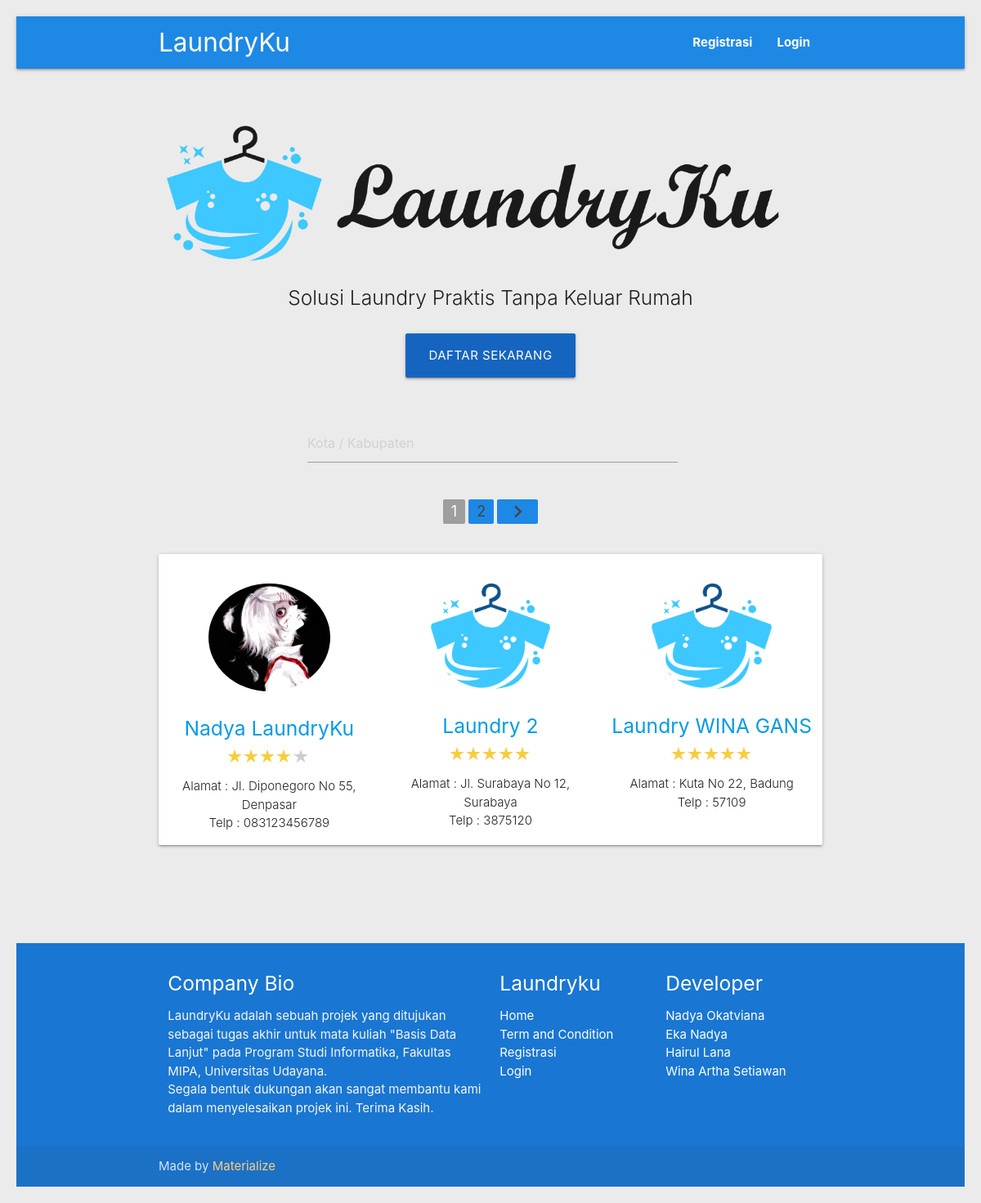
The page / on the database its author committed.
### tables this page shows
CREATE TABLE `agen` (
  `id_agen` int(11) NOT NULL,
  `nama_laundry` varchar(30) DEFAULT NULL,
  `nama_pemilik` varchar(30) DEFAULT NULL,
  `telp` varchar(13) DEFAULT NULL,
  `email` varchar(30) DEFAULT NULL,
  `kota` varchar(20) DEFAULT NULL,
  `alamat` varchar(100) DEFAULT NULL,
  `plat_driver` varchar(12) DEFAULT NULL,
  `foto` text NOT NULL,
  `password` varchar(255) DEFAULT NULL
);

### index.php (the view, shortened to what this page needs)
<?php
include 'connect-db.php';
$jumlahDataPerHalaman = 3;
$query = mysqli_query($connect,"SELECT * FROM agen");
$jumlahData = mysqli_num_rows($query);
$jumlahHalaman = ceil($jumlahData / $jumlahDataPerHalaman);
if ( isset($_GET["page"])){
    $halamanAktif = $_GET["page"];
}else{
    $halamanAktif = 1;
}
$awalData = ( $jumlahDataPerHalaman * $halamanAktif ) - $jumlahDataPerHalaman;
$agen = mysqli_query($connect,"SELECT * FROM agen LIMIT $awalData, $jumlahDataPerHalaman");
?>
<!DOCTYPE html>
<html lang="en">
<head>
</head>
<body>
    <?php include 'header.php'; ?>
    <div class="section no-pad-bot" id="index-banner">
        <div class="container">
            <br>
            <h1 class="header center orange-text"><img src="img/banner.png" width=110% alt=""></h1>
            <div class="row center">
                <h5 class="header col s12 light">Solusi Laundry Praktis Tanpa Keluar Rumah</h5>
            </div>
            <div class="row center">
                <div id="body">
                    <?php if ( isset($_SESSION["login-pelanggan"]) && isset($_SESSION["pelanggan"]) ) : ?>
                        <div class="hero__btn" data-animation="fadeInRight" data-delay="1s">
                            <a id="download-button" class="btn-large waves-effect waves-light blue darken-3" href="pelanggan.php">Profil Saya</a>
                            <a id="download-button" class="btn-large waves-effect waves-light blue darken-3" href="status.php">Status Cucian</a>
                            <a id="download-button" class="btn-large waves-effect waves-light blue darken-3" href="transaksi.php">Riwayat Transaksi</a>
                        </div>
                    <?php else : ?>
                        <div class="hero__btn" data-animation="fadeInRight" data-delay="1s">
                            <a href="registrasi.php" id="download-button" class="btn-large waves-effect waves-light blue darken-3">Daftar Sekarang</a>
                        </div>
                    <?php endif ?>
                </div>
            <br>
        </div>
    </div>
    <form class="col s12 center" action="" method="post">
        <div class="input-field inline">
            <input type="text" size=40 name="keyword" placeholder="Kota / Kabupaten" id="keyword" autofocus autocomplete="off">
        </div>
    </form>
    <div id="container">
        <div id="search">
            <ul class="pagination center">
            <?php for( $i = 1; $i <= $jumlahHalaman; $i++ ) : ?>
                <?php if( $i == $halamanAktif ) : ?>
                    <li class="active grey"><a href="?page=<?= $i; ?>"><?= $i ?></a></li>
                <?php else : ?>
                    <li class="waves-effect blue darken-1"><a href="?page=<?= $i; ?>"><?= $i ?></a></li>
                <?php endif; ?>
            <?php endfor; ?>
            <?php if( $halamanAktif < $jumlahHalaman ) : ?>
                <li class="waves-effect blue darken-1">
                    <a class="page-link" href="?page=<?= $halamanAktif + 1; ?>"><i class="material-icons">chevron_right</i></a>
                </li>
            <?php endif; ?>
            </ul>
        </div>
        <div class="container">
            <div class="section">
                <div class="row card">
                    <?php foreach ( $agen as $dataAgen) : ?>
                        <div class="col s12 m4">
                            <div class="icon-block center">
                                <h2 class="center light-blue-text"><a href="detail-agen.php?id=<?= $dataAgen['id_agen'] ?>"><img src="img/agen/<?= $dataAgen['foto'] ?>" class="circle resposive-img" width=60% /></a></h2>
                                <h5 class="center"><a href="detail-agen.php?id=<?= $dataAgen['id_agen'] ?>"><?= $dataAgen["nama_laundry"] ?></a></h5>
                                <?php
                                    $temp = $dataAgen["id_agen"];
                                    $queryStar = mysqli_query($connect,"SELECT * FROM transaksi WHERE id_agen = '$temp'");
                                    $totalStar = 0;
                                    $i = 0;
                                    while ($star = mysqli_fetch_assoc($queryStar)){
                                        if ($star["rating"] != 0){
                                            $totalStar += $star["rating"];
                                            $i++;
                                            $fixStar = ceil($totalStar / $i);
                                        }
                                    }
                                    if ( $totalStar == 0 ) {
                                ?>
                                    <center><fieldset class="bintang"><span class="starImg star-0"></span></fieldset></center>
                                <?php }else { ?>
                                    <center><fieldset class="bintang"><span class="starImg star-<?= $fixStar ?>"></span></fieldset></center>
                                <?php } ?>
                                <p class="light">
                                    Alamat : <?= $dataAgen["alamat"] . ", " . $dataAgen["kota"]  ?>
                                    <br/>Telp : <?= $dataAgen["telp"] ?></p>
                            </div>
                        </div>
                    <?php endforeach; ?>
                </div>
            </div>
            <br><br>
        </div>
    </div>
    <?php include "footer.php" ?>
    </body>
</html>

### css/rating.css (style rules this page uses)
fieldset, label { margin: 0; padding: 0; }
body { margin: 20px; }
h1 { font-size: 1.5em; margin: 10px; }
.bintang { width: 100px; border: none; font-weight: bold; font-size: 12px; }
.starImg { width: 100px; height: 21px; display: block; background: url(../img/rating.png) 0 0 no-repeat; }
.star-8 { background-position: -21px 0; }
.star-10 { background-position: 0 0; }

### rows shown on the page
agen: foto (picture), nama_laundry "Nadya LaundryKu", alamat "Jl. Diponegoro No 55", kota "Denpasar", telp "083123456789"
agen: foto (placeholder picture), nama_laundry "Laundry 2", alamat "Jl. Surabaya No 12", kota "Surabaya", telp "3875120"
agen: foto (placeholder picture), nama_laundry "Laundry WINA GANS", alamat "Kuta No 22", kota "Badung", telp "57109"
